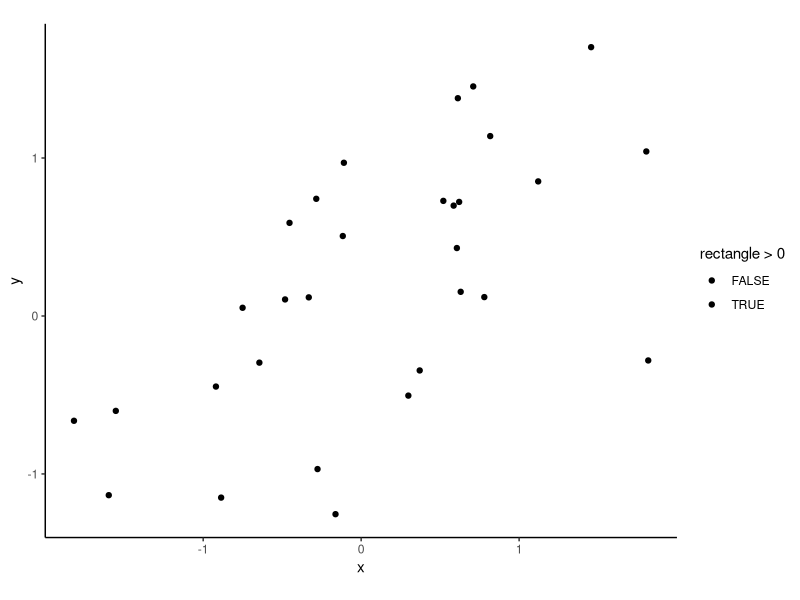
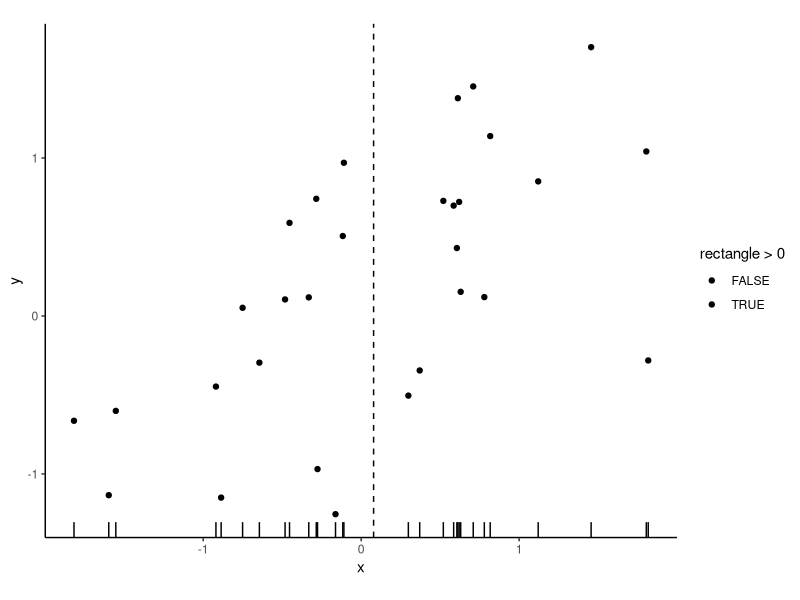
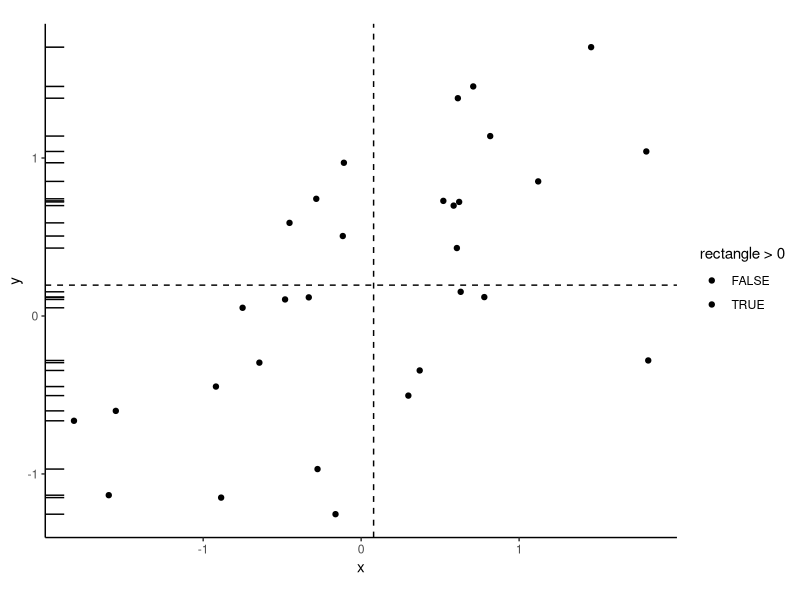
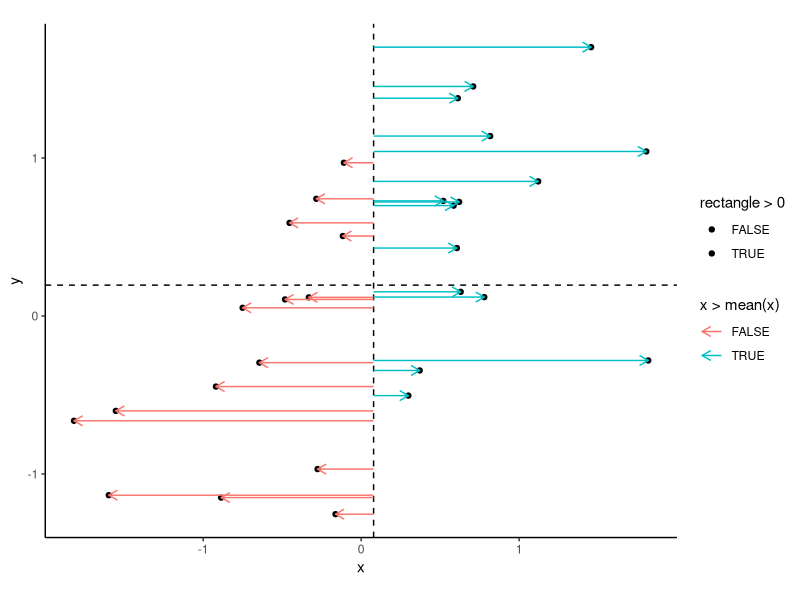
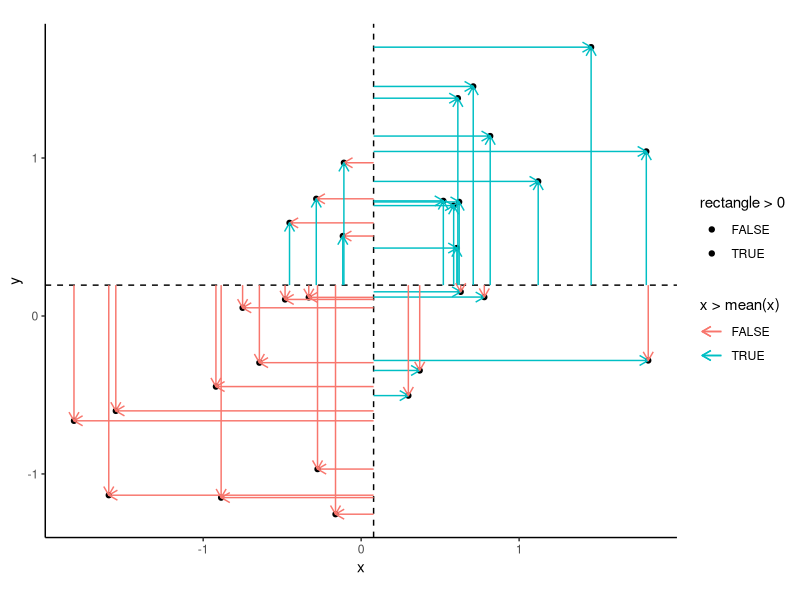
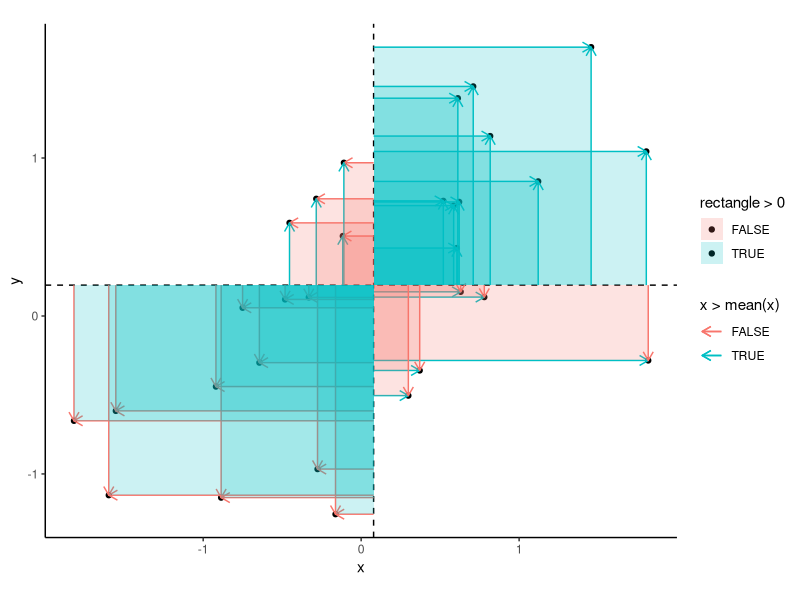
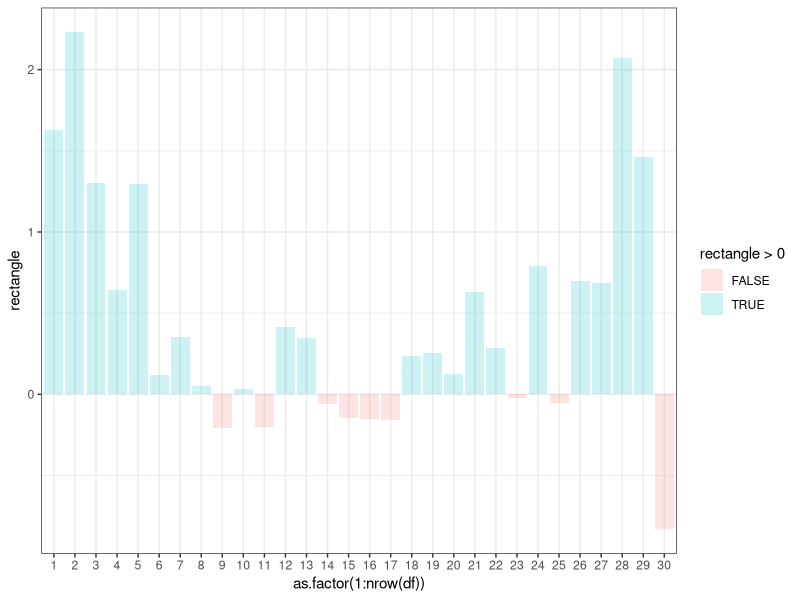
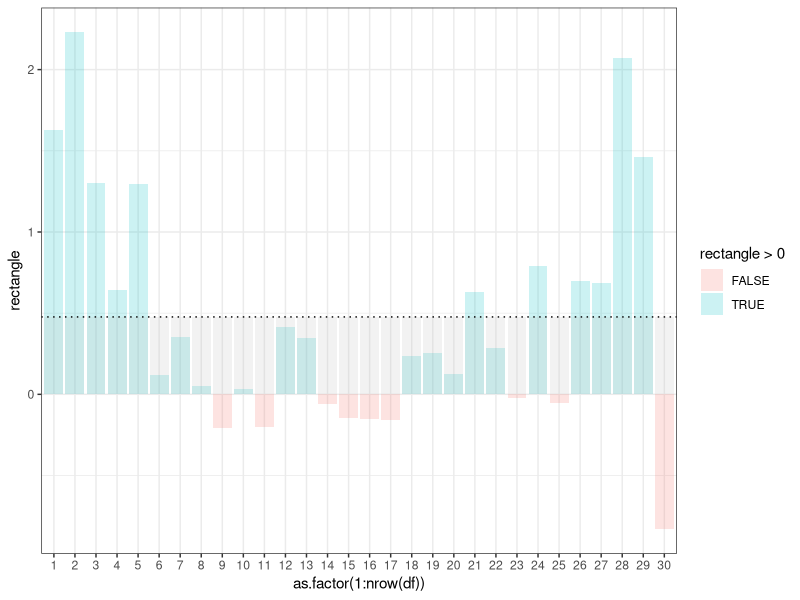

Write the R code that produced these figures, in order.
## ---- chunk 1
knitr::opts_chunk$set(echo = F)
set.seed(12345)
library(tidyverse)
x <- rnorm(30)
y <- .5*x + rnorm(30, sd = .5)
df <- data_frame(x,y) %>% 
  mutate(rectangle=(x-mean(x))*(y-mean(y)))
## ---- chunk 2
scatter <- ggplot(df) + 
  theme_classic() +
  coord_fixed() +
  aes(x, y, fill = rectangle > 0) +
  geom_point() 

scatter
## ---- chunk 3
scatter + geom_rug(aes(y = NULL)) +
  geom_vline(xintercept = mean(x), lty = "dashed") 
## ---- chunk 4
scatter_means <- scatter + 
  geom_vline(xintercept = mean(x), lty = "dashed") +
  geom_hline(yintercept = mean(y), lty = "dashed")


scatter_means + geom_rug(aes(x = NULL)) 
## ---- chunk 5
scatter_means +
  geom_segment(mapping = aes(col = x > mean(x)), xend = mean(x), yend = y,  
               arrow = arrow(ends = "first", length = unit(0.1, "inches"))) 
## ---- chunk 6
last_plot() + 
  geom_segment(mapping = aes(col = y > mean(y)), xend = x, yend = mean(y),  
               arrow = arrow(ends = "first", length = unit(0.1, "inches")))
## ---- chunk 7
last_plot() +
  geom_rect(xmin = mean(x), ymin = mean(y), 
            ymax = y, xmax = x, alpha = .2  ) 
## ---- chunk 8
ggplot(df %>% arrange(x)) +
  aes(y = rectangle, x = as.factor(1:nrow(df)),  fill = rectangle>0) +
  geom_col(alpha = .2) +
  theme_bw()
## ---- chunk 9
last_plot() +
  geom_col(aes(y = sum(rectangle)/(nrow(df)-1)), 
           alpha = .2, fill = "grey") +
  geom_hline(yintercept = sum(df$rectangle)/(nrow(df)-1), lty = "dotted")
## ---- chunk 10
sum(df$rectangle)/(nrow(df)-1)
cov(x,y) # Calculation for **sample** covariance
